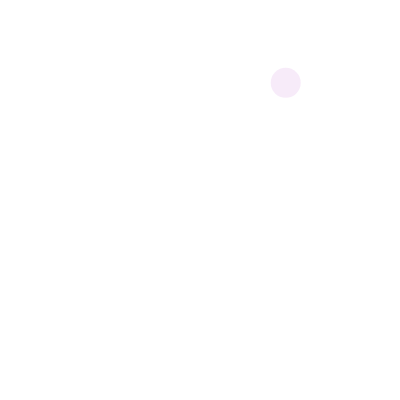
Frame 1 (no input)
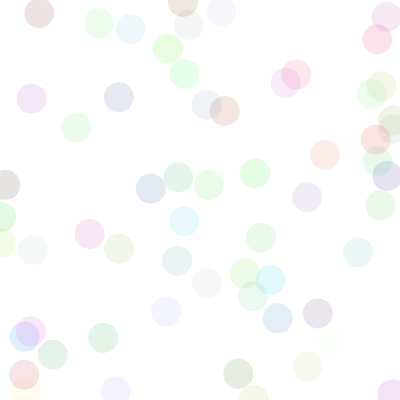
Frame 60 (no input)
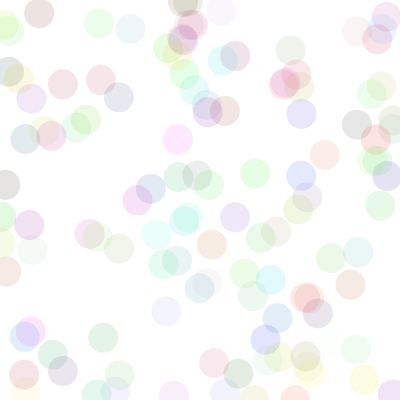
Frame 120 (the mouse pressed at the canvas centre since frame 60)

The p5.js sketch that drew these frames (run headless with seeded random() and noise() and a simulated clock; from frame 60 on, the mouse is pressed at the canvas centre):

// p5.js sketch
// ── sketch.js
let x,y,r,g,b;

function setup() {
  createCanvas(400,400);
  
}

function draw() {
  //background(255);
  
  x=random(width);
  y=random(height);
  r=random(255);
  g=random(255);
  b=random(255);
  
  fill(r,g,b,30);
  noStroke();
ellipse(x,y,30,30);

  
 
}
